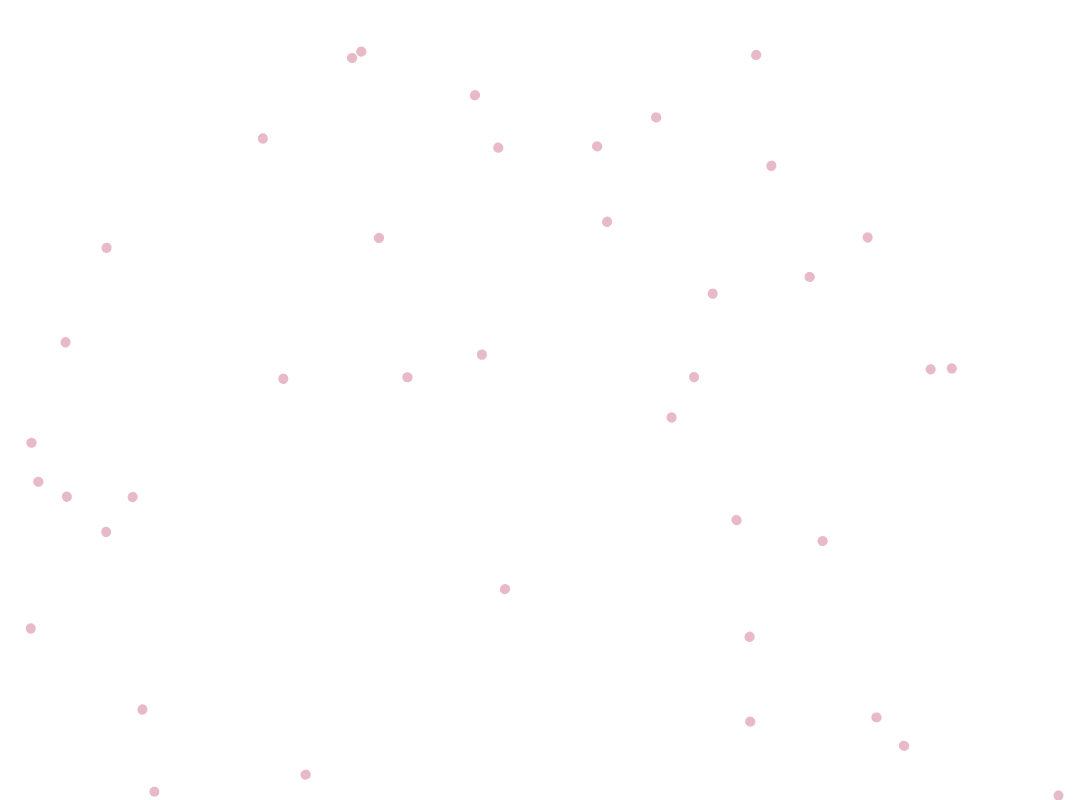
Frame 1 (no input)
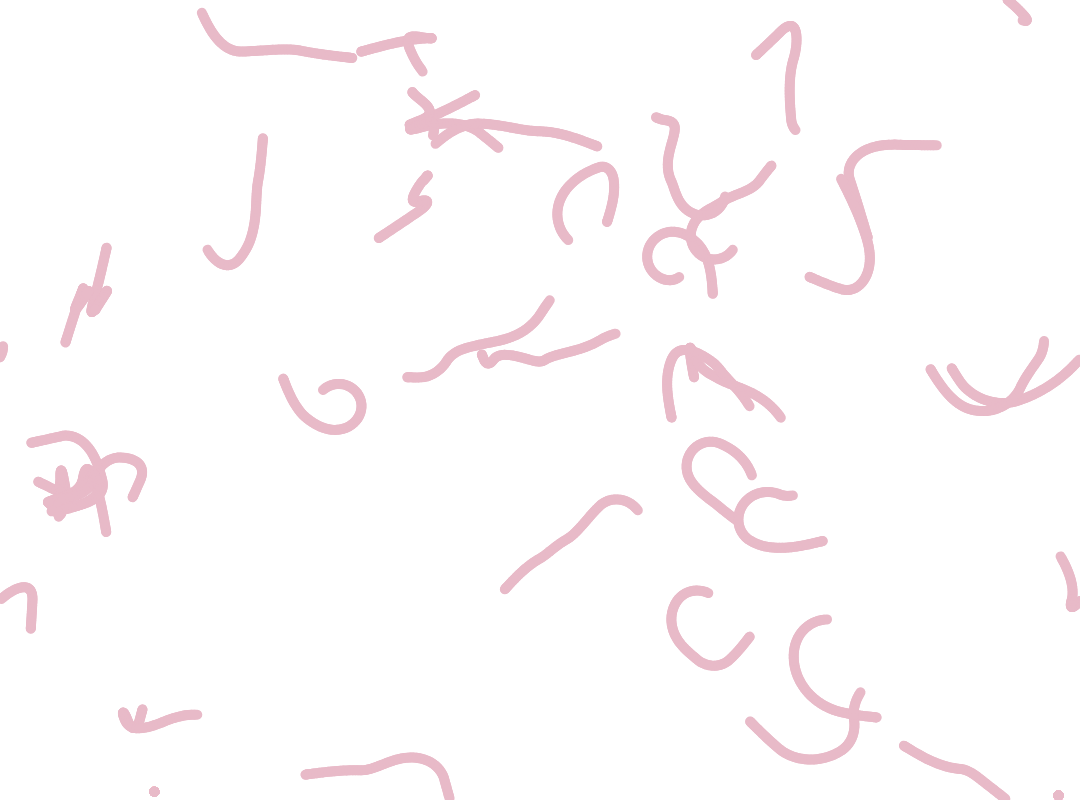
Frame 60 (no input)
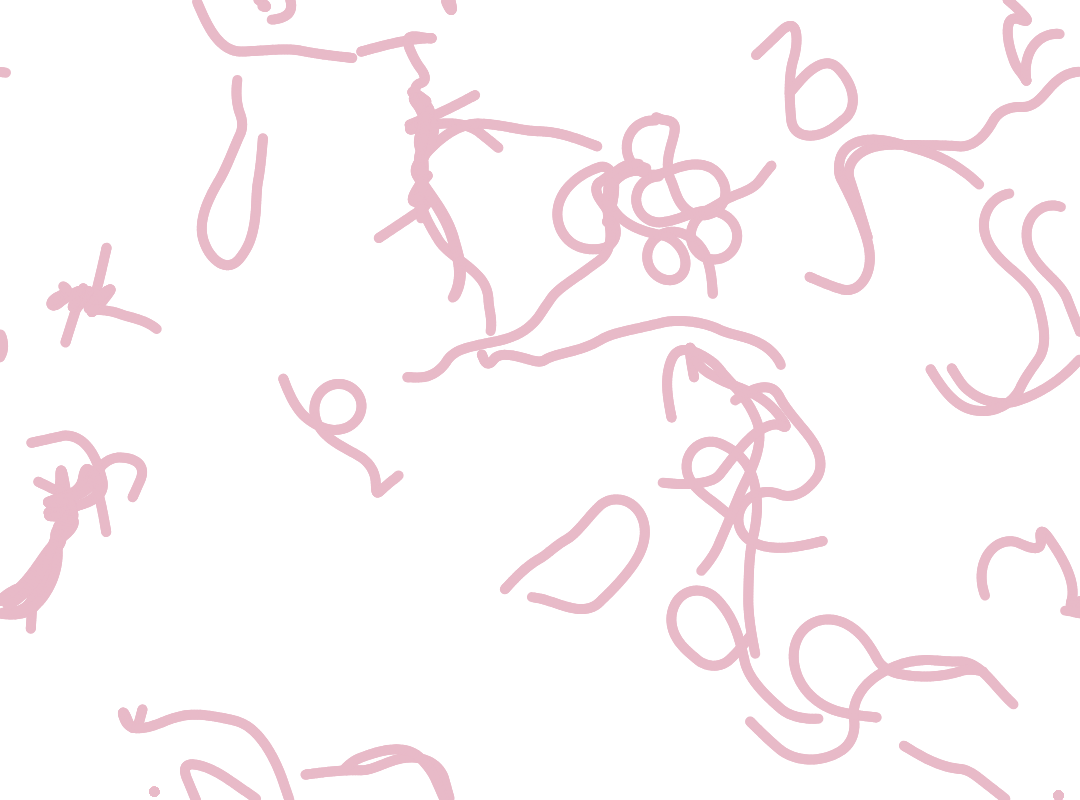
Frame 120 (the mouse pressed at the canvas centre since frame 60)

The p5.js sketch that drew these frames (run headless with seeded random() and noise() and a simulated clock; from frame 60 on, the mouse is pressed at the canvas centre):

// p5.js sketch
// ── sketch.js

let inc = .3;
let complexity = .5;


var cols, rows;

let zoff = 0;

let particles = [];

let flowfield = [];

//Flowfield settings
let strength = .4
let birthamt = 40;
let scl = 60;

let color = (50,50,50,255)

let cnv;


function setup() {
  cnv = createCanvas(windowWidth-120, 800);
  cnv.addClass("generator")
  background(255);

  cols = floor(width/scl)
  rows = floor(height/scl)

  // Set up flow field vector array
  flowfield = new Array(cols * rows);

  // Create Particles
  for (let i = 0; i < birthamt; i++) {
    particles[i] = new Particle('#E8BAC8');
  }

}

function draw() {
// Variables

  noiseDetail(complexity);
  var yoff = 0;

// Draw Flow Field Vectors
  for (y = 0; y < rows; y++){
    let xoff = 0;
    for (x = 0; x < cols; x++){

      // store vectors in flowfield array
      let index = (x + y * cols);
      flowfield[index] = v;

      let angle = noise(xoff, yoff, zoff) * TWO_PI * 4;
      var v = p5.Vector.fromAngle(angle);

      v.setMag(strength);

      xoff += inc;

      // stroke(0,0);
      // strokeWeight(1);
      // push();
      // translate(x * scl, y * scl)
      // rotate(v.heading());
      // line(0, 0, scl, 0);
      // pop();

    }
    yoff += inc;
    zoff += 0.001;
  }


// Update particles
  for (let i = 0; i < particles.length; i++) {
    particles[i].follow(flowfield);
    particles[i].update();
    particles[i].edges();
    particles[i].show();
  }

}

// ── generator.css
html {
  box-sizing: border-box;
}
*, *:before, *:after {
  box-sizing: inherit;
}
/* Main Style */
body{

  margin-left: 50px;
  margin-top: 80px;
  margin-right: 50px;
  margin-bottom: 200px;

  background-color: rgb(25,25,25);
  color: white;
  font-family: 'Open Sans', sans-serif;
  /* Weights: 400,600,700 */

}

/* Defaults */
/* I was tryign to do these 2 below changes in .headerlinks, not sure why it wasn't working. */
a{
  color: grey;
  text-decoration: none;
}

ul{
  list-style-type: none;
}

/* h1{
  font-weight: 600;
  font-size: 16pt;
} */

h6{
  font-weight: 400;
  font-size: 12pt;
  margin: 0px;
}

p{
  font-size: 12pt;
  color: lightgrey;
}

iframe{
  border: none;
}

#Video {
  position: fixed;
  top: 0;
  left: 0;
  min-width: 100%;
  min-height: 100%;
  z-index: -1;
  overflow: hidden;
}

/* Header */

header{
  position: fixed;
  background-image: linear-gradient(rgba(0,0,0,0.8), rgba(0,0,0,0));
  width: 100vw;
  top: 0px;
  left: 0px;
}
.headercontent{
  margin-left: 50px;
  font-size: 18pt;
}
.pages{
  position: absolute;
  top: 0px;
  right: 50px;
  font-weight: 700px;
}
.headerlinks{
  display: inline-block;
  margin-left: 10px;
}
#name{
  font-size: 20pt;
  font-weight: 700;
}
#urhere a{
  color: white;
}

/* Works Page Images */
.GridContainer{
  display: flex;

}

.WorkImages img{
  width: 100%;
  margin-top: 10px

}

/* Footer */

footer{
  position: fixed;
  bottom: 0px;
  width: 100vw;
  height: 60px;
  background-color: rgb(12,12,12);
  margin-left: -50px;
}

  .FooterContent{
    align-content: center;
    margin-left: 50px;
    margin-right: 50px;
    margin-top: 20px;
  }
  .FooterLeft{
    display: inline-block;
  }
  .FooterRight{
    display: inline-block;
    position: relative;
    float: right;
  }

  .footeranchors{
    /* color: grey; */
    font-size: 10pt;
    padding-left: 10px;
  }


/* Generator */


.generator{
}

.generator-container{
}

.generator-content{
  margin-left: 20px;
}

.pcode-container{
  margin-top: 75px;
  background-color: #0D0D0D;
  margin-bottom: 50px;
  padding-bottom: 10px;
  padding-top: 1px;
  padding-left: 30px;
}

// ── generator.html
<!DOCTYPE html>
<html lang="en-US">

<head>
    <title>P5 Generator</title>
    <meta charset="UTF-8">
    <meta name="viewport" content="width=device-width, initial-scale=1">
    <link rel="stylesheet" type="text/css" href="generator.css">

    <div class="generator-container">
      <script language="javascript" type="text/javascript" src="sketch.js"></script>
    </div>
    <script language="javascript" type="text/javascript" src="particle.js"></script>
    <script language="javascript" type="text/javascript" src="libraries/p5.js"></script>

</head>

<body>
  <!-- Header -->
  <header>
    <div class="headercontent">
      <p id="name">Cameron Gustavson</p>
      <div class="pages">
        <ul class="headerlist">
          <li class="headerlinks"><a href="pages/about.html">About</a></li>
          <li class="headerlinks"><a href="pages/currentWork.html">Work</a></li>
          <li class="headerlinks"><a href="pages/projects.html">Projects</a></li>
          <li class="headerlinks"><a href="pages/contact.html">Contact</a></li>
        </ul>
      </div>
    </div>
  </header>

  <div class="pcode-container">
    <div class="pcode-content">
      <h3>Generator Pseudocode</h3>
      <p>- Generate colors from input color <br>
      - Set "colors" array to generated colors <br>
      - Create particles at random location with random color from "colors" array <br>
      - Move particles with Perlin Noise Flow Field <br>
      - Draw lines with particles based on location <br>
      - Redraw background at low opacity to make lines appear to have depth</p>
    </div>
  </div>

</body>

<!-- Footer -->
<footer>
  <div class="FooterContent">

    <div class="FooterLeft">
      <a class="footeranchors" href="https://twitter.com/cgstvsn">Twitter</a>
      <!-- Link to webring page  -->
      <a class="footeranchors" href="https://www.instagram.com/c_gstvsn/">Instagram</a>
      <!-- Portfolio Preferences List Link -->
      <a class="footeranchors" href="https://www.linkedin.com/in/cgustavson/">LinkedIn</a>
      <!-- Manifesto -->
      <a class="footeranchors" href="https://www.artstation.com/floh">ArtStation</a>
    </div>
    <div class="FooterRight">
      <h6> <a href="../../index.html">Return Home</a></h6>
    </div>
  </div>
</footer>

</html>

// ── particle.js
function Particle(color) {
  this.pos = createVector(random(width), random(height));
  this.vel = createVector(0,0);
  this.acc = createVector(0,0);
  this.maxSpeed = 3;
  this.prevPos = this.pos.copy();
  this.update = function() {
    this.vel.add(this.acc);
    this.vel.limit(this.maxSpeed)
    this.pos.add(this.vel);
    this.acc.mult(0);
  }
  this.applyForce = function(force) {
    this.acc.add(force);
  }
  this.color = color

  this.show = function() {

    stroke(this.color);
    strokeWeight(10);
    line(this.pos.x, this.pos.y, this.prevPos.x, this.prevPos.y)

    this.updatePrev();
  }

  this.updatePrev = function() {
     this.prevPos.x = this.pos.x;
     this.prevPos.y = this.pos.y;
   };

  this.edges = function() {
    if (this.pos.x > width) {
      this.pos.x = 0;
      this.updatePrev();
    }
    if (this.pos.x < 0) {
      this.pos.x = width;
      this.updatePrev();
    }
    if (this.pos.y > height) {
      this.pos.y = 0;
      this.updatePrev();
    }
    if (this.pos.y < 0) {
      this.pos.y = height;
      this.updatePrev();
    }
  };

  this.follow = function(vectors) {
    let x = floor(this.pos.x / scl);
    let y = floor(this.pos.y / scl);
    let index = x + y * cols;
    var force = vectors[index];
    this.applyForce(force);
  }
}
